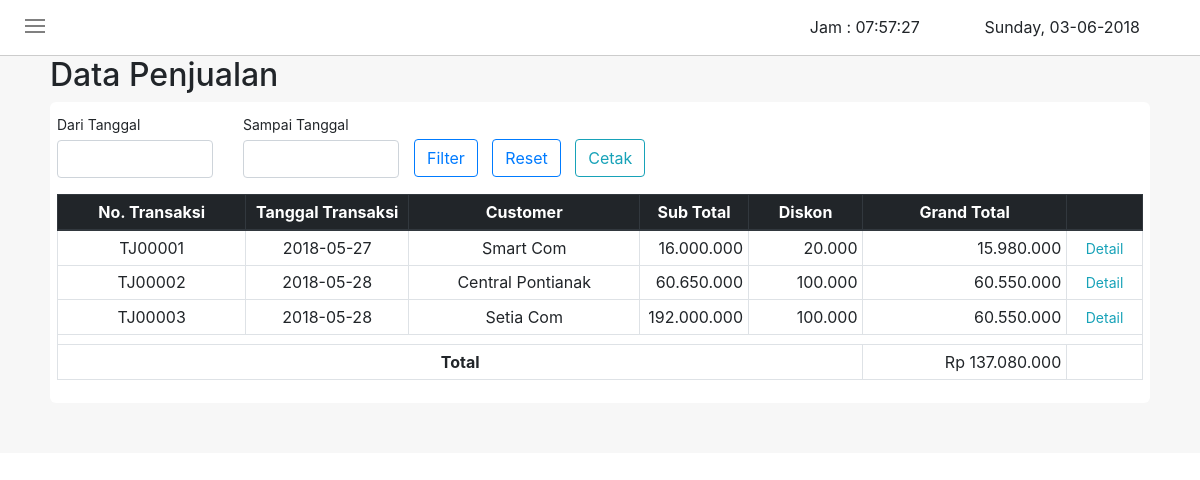
The page /coba_tanggal.php on the database its author committed.
### tables this page shows
CREATE TABLE `tb_penjualan` (
  `notrans` varchar(10) NOT NULL,
  `tgltrans` date NOT NULL,
  `customer` varchar(50) NOT NULL,
  `subtotal` double(255,0) NOT NULL,
  `diskon` double(255,0) NOT NULL,
  `total` double(255,0) NOT NULL
);

### coba_tanggal.php (the view, shortened to what this page needs)
<!DOCTYPE html>
<html>
<head>
    <link rel="stylesheet" type="text/css" href="style.css">
    <link rel="stylesheet" type="text/css" href="css/bootstrap.min.css">
    <link rel="stylesheet" type="text/css" href="css/datepicker.css">
</head>
<?php
    function functionTanggal()
    {
        $hari = date("l");
        $tanggal = date("d");
        $bulan = date("m");
        $tahun = date("Y");
        echo "$hari".", "."$tanggal"."-"."$bulan"."-"."$tahun";
    }
?>
<body onload="functionTampilkanJam();setInterval('functionTampilkanJam()', 1000);">
    <div id="topnav">
        <div class="menuicon" onclick="geser()">
            <div class="garis"></div>
            <div class="garis"></div>
            <div class="garis"></div>
        </div>
        <div class="jamtgl">
            Jam : <span id="clock"></span>
            <span id="date">
                <?php
                    functionTanggal();
                ?>
            </span>
        </div>
    </div>
    <div class="all-box">
        <div class="all-top">
            <h2>Data Penjualan</h2>
        </div>
        <div class="all-content">
            <div class="form row">
                <div class="form-group col-md-2">
                    <label for="tgl_awal" class="col-form-label col-form-label-sm">Dari Tanggal</label>
                    <div id="tgl_awal" class="input date" data-date-format="yyyy-mm-dd">
                        <input class="form-control" type="text" name="tgl_awal" id="from_date" autocomplete="off">
                    </div>
                </div>
                <div class="form-group col-md-2">
                    <label for="tgl_awal" class="col-form-label col-form-label-sm">Sampai Tanggal</label>
                    <div id="tgl_akhir" class="input date" data-date-format="yyyy-mm-dd">
                        <input class="form-control" type="text" name="tgl_akhir" id="to_date" autocomplete="off">
                    </div>
                </div>
                <div class="tombolfilter">
                    <button type="submit" name="filter" id="filter" class="btn btn-outline-primary">Filter</button>
                    <button type="reset" name="reset" id="reset" class="btn btn-outline-primary">Reset</button>
                    <button type="submit" name="" id="cetak" class="btn btn-outline-info">Cetak</button>
                </div>
            </div>
            <div id="tampil">
                <div class="table-responsive">
                    <table class="table table-hover table-sm table-bordered">
                        <thead class="thead-dark">
                            <tr>
                                <th>No. Transaksi</th>
                                <th width="15%">Tanggal Transaksi</th>
                                <th>Customer</th>
                                <th width="10%">Sub Total</th>
                                <th>Diskon</th>
                                <th>Grand Total</th>
                                <th width="7%"></th>
                            </tr>
                        </thead>
                        <?php
                            require_once("conn.php");
                            $sql = "SELECT * FROM tb_penjualan";
                            $q = mysqli_query($conn,$sql);
                            $grandTotal = 0;
                            while ($r = mysqli_fetch_array($q))
                            {
                                $subtotal = number_format($r['subtotal'], 0, ',', '.');
                                $diskon = number_format($r['diskon'], 0, ',', '.');
                                $total = number_format($r['total'], 0, ',', '.');
                                echo"
                                    <tr>
                                        <td align='center'>$r[notrans]</td>
                                        <td align='center'>$r[tgltrans]</td>
                                        <td align='center'>$r[customer]</td>
                                        <td align='right'>$subtotal</td>
                                        <td align='right'>$diskon</td>
                                        <td align='right'>$total</td>
                                        <td align='center'><a href='dpenjualan/detail_penjualan.php?notrans=$r[notrans]&customer=$r[customer]&tgltrans=$r[tgltrans]&diskon=$diskon' target=_blank id='detail'>Detail</a></td>
                                    </tr>
                                ";
                                $grandTotal = $grandTotal + $r['total'];
                            }
                        ?>
                        <tr>
                            <td colspan="7"></td>
                        </tr>
                        <tr>
                            <td colspan="5" align="center"><strong>Total</strong></td>
                            <td align="right"><?php echo "Rp " .number_format($grandTotal, 0, ',', '.'); ?> </td>
                            <td></td>
                        </tr>
                    </table>
                </div>
            </div>
        </div>
    </div>
</body>
</html>

### style.css (style rules this page uses)
body { margin: 0px; padding: 0px; }
#topnav { overflow: hidden; position: sticky; top: 0; width: 100%; height: 56px; background-color: #fff; padding: 15px 25px; border-bottom: 1px solid #ccc; z-index: 3; }
.garis { width: 20px; height: 2px; background-color: gray; margin: 4px 0; }
.menuicon { display: inline-block; cursor: pointer; }
.all-box { background-color: #f7f7f7; padding-left: 50px; padding-right: 50px; padding-bottom: 50px; }
.all-top { overflow: hidden; }
.all-content { background-color: #fff; padding: 7px; border-radius: 6px; }
.tombolfilter { margin-top: 30px; }
#filter { margin-right: 10px; }
#reset { margin-right: 10px; }
#cetak { margin-right: 10px; }

### coba_tanggal.php (style rules this page uses)
.jamtgl { float : right; }
#clock { margin-right: 60px; }
#date { margin-right: 35px; }
#tampil th { text-align: center; }
#detail { text-decoration: none; padding: 3px 10px; color: #17a2b8; border-radius: 4px; font-size: 14px; transition-duration: 0.3s; }

### rows shown on the page
tb_penjualan: notrans "TJ00001", tgltrans "2018-05-27", customer "Smart Com", subtotal "16.000.000", diskon "20.000", total "15.980.000"
tb_penjualan: notrans "TJ00002", tgltrans "2018-05-28", customer "Central Pontianak", subtotal "60.650.000", diskon "100.000", total "60.550.000"
tb_penjualan: notrans "TJ00003", tgltrans "2018-05-28", customer "Setia Com", subtotal "192.000.000", diskon "100.000", total "60.550.000"

### other values the page prints
$grandTotal "137.080.000"
